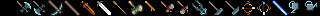

A level layout from a 2D game, rendered from its tile map. Below: a short description, then the map file with its tile-grid data intact:
An orthogonal 20x1 tile map with 16x16 px tiles, 1 tile layer (Vrstva dlaždic 1), 10 tilesets.

<map version="1.0" tiledversion="1.1.6" orientation="orthogonal" renderorder="right-down" width="20" height="1" tilewidth="16" tileheight="16" infinite="0" nextobjectid="1">
 <tileset firstgid="1" name="tools003" tilewidth="16" tileheight="16" tilecount="20" columns="20">
  <image source="tools003.png" width="320" height="16" />
 </tileset>
 <tileset firstgid="21" name="kleste-t" tilewidth="16" tileheight="16" tilecount="1" columns="1">
  <image source="kleste-t.png" width="16" height="16" />
 </tileset>
 <tileset firstgid="22" name="kladivo-t1" tilewidth="16" tileheight="16" tilecount="1" columns="1">
  <image source="kladivo-t1.png" width="16" height="16" />
 </tileset>
 <tileset firstgid="23" name="kladivo-t2" tilewidth="16" tileheight="16" tilecount="1" columns="1">
  <image source="kladivo-t2.png" width="16" height="16" />
 </tileset>
 <tileset firstgid="24" name="bow" tilewidth="16" tileheight="16" tilecount="1" columns="1">
  <image source="bow.png" width="16" height="16" />
 </tileset>
 <tileset firstgid="25" name="bow_rot" tilewidth="16" tileheight="16" tilecount="1" columns="1">
  <image source="bow_rot.png" width="16" height="16" />
 </tileset>
 <tileset firstgid="26" name="skl_tyc_t" tilewidth="16" tileheight="16" tilecount="1" columns="1">
  <image source="skl_tyc_t.png" width="16" height="16" />
 </tileset>
 <tileset firstgid="27" name="kvetinacsrost" tilewidth="16" tileheight="16" tilecount="1" columns="1">
  <image source="kvetinacsrost.png" width="16" height="16" />
 </tileset>
 <tileset firstgid="28" name="kropicka-vod-t1" tilewidth="16" tileheight="16" tilecount="1" columns="1">
  <image source="kropicka-vod-t1.png" width="16" height="16" />
 </tileset>
 <tileset firstgid="29" name="kropicka-vod-t2" tilewidth="16" tileheight="16" tilecount="1" columns="1">
  <image source="kropicka-vod-t2.png" width="16" height="16" />
 </tileset>
 <layer name="Vrstva dlaždic 1" width="20" height="1">
  <data encoding="csv">
1,2,3,4,5,6,7,8,9,10,11,12,21,22,23,24,25,26,28,29
</data>
 </layer>
</map>
